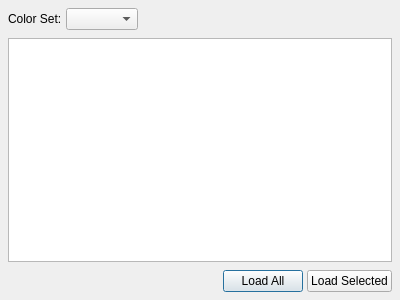
<?xml version="1.0" encoding="UTF-8"?>
<ui version="4.0">
 <class>DialogColorSwatchImport</class>
 <widget class="QDialog" name="DialogColorSwatchImport">
  <property name="geometry">
   <rect>
    <x>0</x>
    <y>0</y>
    <width>400</width>
    <height>300</height>
   </rect>
  </property>
  <property name="windowTitle">
   <string>Dialog</string>
  </property>
  <layout class="QVBoxLayout" name="verticalLayout">
   <property name="spacing">
    <number>8</number>
   </property>
   <property name="leftMargin">
    <number>8</number>
   </property>
   <property name="topMargin">
    <number>8</number>
   </property>
   <property name="rightMargin">
    <number>8</number>
   </property>
   <property name="bottomMargin">
    <number>8</number>
   </property>
   <item>
    <layout class="QHBoxLayout" name="horizontalLayout">
     <property name="spacing">
      <number>4</number>
     </property>
     <item>
      <widget class="QLabel" name="label">
       <property name="text">
        <string>Color Set:</string>
       </property>
      </widget>
     </item>
     <item>
      <widget class="QComboBox" name="comboColorSet"/>
     </item>
     <item>
      <spacer name="horizontalSpacer">
       <property name="orientation">
        <enum>Qt::Horizontal</enum>
       </property>
       <property name="sizeHint" stdset="0">
        <size>
         <width>40</width>
         <height>20</height>
        </size>
       </property>
      </spacer>
     </item>
    </layout>
   </item>
   <item>
    <widget class="ColorListView" name="listSwatches"/>
   </item>
   <item>
    <layout class="QHBoxLayout" name="horizontalLayout_2">
     <property name="spacing">
      <number>4</number>
     </property>
     <item>
      <spacer name="horizontalSpacer_2">
       <property name="orientation">
        <enum>Qt::Horizontal</enum>
       </property>
       <property name="sizeHint" stdset="0">
        <size>
         <width>40</width>
         <height>20</height>
        </size>
       </property>
      </spacer>
     </item>
     <item>
      <widget class="QPushButton" name="buttonLoadAll">
       <property name="text">
        <string>Load All</string>
       </property>
      </widget>
     </item>
     <item>
      <widget class="QPushButton" name="buttonLoadSelected">
       <property name="text">
        <string>Load Selected</string>
       </property>
      </widget>
     </item>
    </layout>
   </item>
  </layout>
 </widget>
 <customwidgets>
  <customwidget>
   <class>ColorListView</class>
   <extends>QListWidget</extends>
   <header location="global">colorlistview.h</header>
  </customwidget>
 </customwidgets>
 <resources/>
 <connections/>
</ui>
